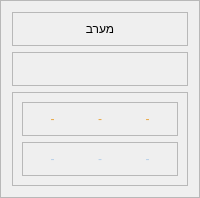
                    <widget class="QFrame" name="f_dig_we">
                     <property name="sizePolicy">
                      <sizepolicy hsizetype="Fixed" vsizetype="Fixed">
                       <horstretch>0</horstretch>
                       <verstretch>0</verstretch>
                      </sizepolicy>
                     </property>
                     <property name="styleSheet">
                      <string notr="true">  QFrame#f_dig_we{
  border-bottom-left-radius: 30px;
  border-top-left-radius: 30px;
}</string>
                     </property>
                     <property name="frameShape">
                      <enum>QFrame::StyledPanel</enum>
                     </property>
                     <property name="frameShadow">
                      <enum>QFrame::Raised</enum>
                     </property>
                     <layout class="QVBoxLayout" name="verticalLayout_26">
                      <item>
                       <widget class="QFrame" name="f_dig_we_name">
                        <property name="frameShape">
                         <enum>QFrame::StyledPanel</enum>
                        </property>
                        <property name="frameShadow">
                         <enum>QFrame::Raised</enum>
                        </property>
                        <layout class="QVBoxLayout" name="verticalLayout_34">
                         <item>
                          <widget class="QLabel" name="dig_we_name">
                           <property name="text">
                            <string>מערב</string>
                           </property>
                           <property name="alignment">
                            <set>Qt::AlignCenter</set>
                           </property>
                          </widget>
                         </item>
                        </layout>
                       </widget>
                      </item>
                      <item>
                       <widget class="QFrame" name="f_dig_we_arrows">
                        <property name="frameShape">
                         <enum>QFrame::StyledPanel</enum>
                        </property>
                        <property name="frameShadow">
                         <enum>QFrame::Raised</enum>
                        </property>
                        <layout class="QHBoxLayout" name="horizontalLayout_39">
                         <item>
                          <widget class="QLabel" name="dig_we_arrows">
                           <property name="sizePolicy">
                            <sizepolicy hsizetype="Expanding" vsizetype="Expanding">
                             <horstretch>0</horstretch>
                             <verstretch>0</verstretch>
                            </sizepolicy>
                           </property>
                           <property name="text">
                            <string/>
                           </property>
                           <property name="scaledContents">
                            <bool>true</bool>
                           </property>
                           <property name="alignment">
                            <set>Qt::AlignCenter</set>
                           </property>
                          </widget>
                         </item>
                        </layout>
                       </widget>
                      </item>
                      <item>
                       <widget class="QFrame" name="f_dig_we_vol">
                        <property name="frameShape">
                         <enum>QFrame::StyledPanel</enum>
                        </property>
                        <property name="frameShadow">
                         <enum>QFrame::Raised</enum>
                        </property>
                        <layout class="QVBoxLayout" name="verticalLayout_9">
                         <item>
                          <widget class="QFrame" name="f_dig_we_vol_mor">
                           <property name="styleSheet">
                            <string notr="true">QLabel{
	font: 10pt &quot;Rubik&quot;;
	color: rgb(232, 166, 66);

}</string>
                           </property>
                           <property name="frameShape">
                            <enum>QFrame::StyledPanel</enum>
                           </property>
                           <property name="frameShadow">
                            <enum>QFrame::Raised</enum>
                           </property>
                           <layout class="QHBoxLayout" name="horizontalLayout_6">
                            <item>
                             <widget class="QLabel" name="dig_we_vol_mor_r">
                              <property name="text">
                               <string>-</string>
                              </property>
                              <property name="alignment">
                               <set>Qt::AlignCenter</set>
                              </property>
                             </widget>
                            </item>
                            <item>
                             <widget class="QLabel" name="dig_we_vol_mor_t">
                              <property name="text">
                               <string>-</string>
                              </property>
                              <property name="alignment">
                               <set>Qt::AlignCenter</set>
                              </property>
                             </widget>
                            </item>
                            <item>
                             <widget class="QLabel" name="dig_we_vol_mor_l">
                              <property name="text">
                               <string>-</string>
                              </property>
                              <property name="alignment">
                               <set>Qt::AlignCenter</set>
                              </property>
                             </widget>
                            </item>
                           </layout>
                          </widget>
                         </item>
                         <item>
                          <widget class="QFrame" name="f_dig_we_vol_eve">
                           <property name="styleSheet">
                            <string notr="true">QLabel{
	font: 10pt &quot;Rubik&quot;;
	color: rgb(183, 207, 232);

}</string>
                           </property>
                           <property name="frameShape">
                            <enum>QFrame::StyledPanel</enum>
                           </property>
                           <property name="frameShadow">
                            <enum>QFrame::Raised</enum>
                           </property>
                           <layout class="QHBoxLayout" name="horizontalLayout_32">
                            <item>
                             <widget class="QLabel" name="dig_we_vol_eve_r">
                              <property name="text">
                               <string>-</string>
                              </property>
                              <property name="alignment">
                               <set>Qt::AlignCenter</set>
                              </property>
                             </widget>
                            </item>
                            <item>
                             <widget class="QLabel" name="dig_we_vol_eve_t">
                              <property name="text">
                               <string>-</string>
                              </property>
                              <property name="alignment">
                               <set>Qt::AlignCenter</set>
                              </property>
                             </widget>
                            </item>
                            <item>
                             <widget class="QLabel" name="dig_we_vol_eve_l">
                              <property name="text">
                               <string>-</string>
                              </property>
                              <property name="alignment">
                               <set>Qt::AlignCenter</set>
                              </property>
                             </widget>
                            </item>
                           </layout>
                          </widget>
                         </item>
                        </layout>
                       </widget>
                      </item>
                     </layout>
                    </widget>
